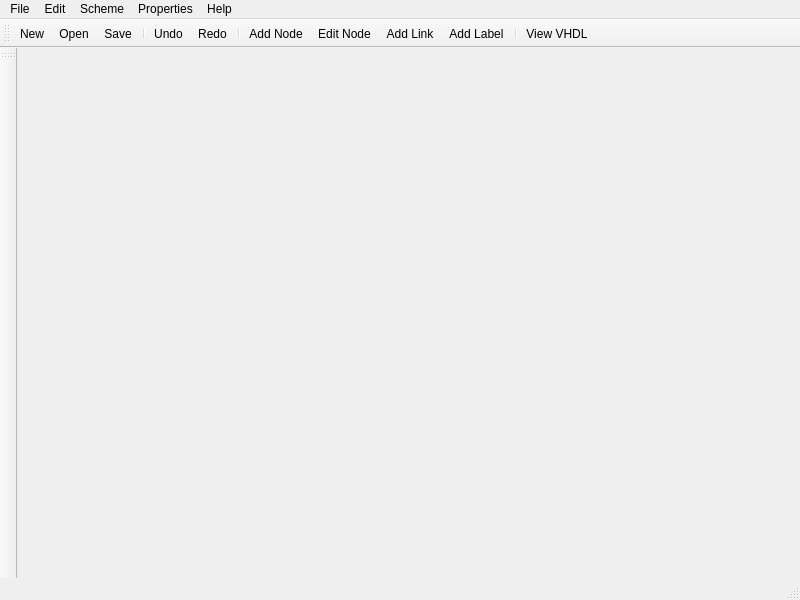
<?xml version="1.0" encoding="UTF-8"?>
<ui version="4.0">
 <class>MainWindow</class>
 <widget class="QMainWindow" name="MainWindow">
  <property name="geometry">
   <rect>
    <x>0</x>
    <y>0</y>
    <width>800</width>
    <height>600</height>
   </rect>
  </property>
  <property name="windowTitle">
   <string>SVE</string>
  </property>
  <widget class="QWidget" name="centralWidget">
   <property name="enabled">
    <bool>true</bool>
   </property>
  </widget>
  <widget class="QMenuBar" name="menuBar">
   <property name="geometry">
    <rect>
     <x>0</x>
     <y>0</y>
     <width>800</width>
     <height>25</height>
    </rect>
   </property>
   <widget class="QMenu" name="mFile">
    <property name="title">
     <string>File</string>
    </property>
    <addaction name="aNew"/>
    <addaction name="aOpen"/>
    <addaction name="aSave"/>
    <addaction name="aSaveAs"/>
    <addaction name="aOptions"/>
    <addaction name="aQuit"/>
   </widget>
   <widget class="QMenu" name="mEdit">
    <property name="title">
     <string>Edit</string>
    </property>
    <addaction name="aUndo"/>
    <addaction name="aRedo"/>
    <addaction name="aCopy"/>
    <addaction name="aCut"/>
    <addaction name="aPaste"/>
   </widget>
   <widget class="QMenu" name="aScheme">
    <property name="title">
     <string>Scheme</string>
    </property>
    <addaction name="aAddNode"/>
    <addaction name="aAddLink"/>
    <addaction name="aAddLabel"/>
    <addaction name="separator"/>
    <addaction name="aViewVHDL"/>
    <addaction name="aEdit"/>
   </widget>
   <widget class="QMenu" name="mProperties">
    <property name="title">
     <string>Properties</string>
    </property>
    <addaction name="aPlugins"/>
    <addaction name="aSettings"/>
   </widget>
   <widget class="QMenu" name="mInfo">
    <property name="title">
     <string>Help</string>
    </property>
    <addaction name="aAbout"/>
    <addaction name="aMan"/>
    <addaction name="aQt"/>
    <addaction name="aLicence"/>
   </widget>
   <addaction name="mFile"/>
   <addaction name="mEdit"/>
   <addaction name="aScheme"/>
   <addaction name="mProperties"/>
   <addaction name="mInfo"/>
  </widget>
  <widget class="QToolBar" name="mainToolBar">
   <property name="iconSize">
    <size>
     <width>24</width>
     <height>24</height>
    </size>
   </property>
   <attribute name="toolBarArea">
    <enum>TopToolBarArea</enum>
   </attribute>
   <attribute name="toolBarBreak">
    <bool>false</bool>
   </attribute>
   <addaction name="aNew"/>
   <addaction name="aOpen"/>
   <addaction name="aSave"/>
   <addaction name="separator"/>
   <addaction name="aUndo"/>
   <addaction name="aRedo"/>
   <addaction name="separator"/>
   <addaction name="aAddNode"/>
   <addaction name="aEdit"/>
   <addaction name="aAddLink"/>
   <addaction name="aAddLabel"/>
   <addaction name="separator"/>
   <addaction name="aViewVHDL"/>
  </widget>
  <widget class="QStatusBar" name="statusBar"/>
  <widget class="QToolBar" name="pluginBar">
   <property name="windowTitle">
    <string>toolBar</string>
   </property>
   <property name="allowedAreas">
    <set>Qt::AllToolBarAreas</set>
   </property>
   <attribute name="toolBarArea">
    <enum>LeftToolBarArea</enum>
   </attribute>
   <attribute name="toolBarBreak">
    <bool>false</bool>
   </attribute>
  </widget>
  <action name="aNew">
   <property name="icon">
    <iconset resource="ui.qrc">
     <normaloff>:/icons/file-new</normaloff>:/icons/file-new</iconset>
   </property>
   <property name="text">
    <string>New</string>
   </property>
   <property name="shortcut">
    <string>Ctrl+N</string>
   </property>
  </action>
  <action name="aOpen">
   <property name="icon">
    <iconset>
     <normaloff>:/icons/file-open</normaloff>:/icons/file-open</iconset>
   </property>
   <property name="text">
    <string>Open</string>
   </property>
   <property name="shortcut">
    <string>Ctrl+O</string>
   </property>
  </action>
  <action name="aSave">
   <property name="icon">
    <iconset>
     <normaloff>:/icons/file-save</normaloff>:/icons/file-save</iconset>
   </property>
   <property name="text">
    <string>Save</string>
   </property>
   <property name="shortcut">
    <string>Ctrl+S</string>
   </property>
  </action>
  <action name="aSaveAs">
   <property name="icon">
    <iconset>
     <normaloff>:/icons/file-save</normaloff>:/icons/file-save</iconset>
   </property>
   <property name="text">
    <string>Save as</string>
   </property>
  </action>
  <action name="aQuit">
   <property name="icon">
    <iconset>
     <normaloff>:/icons/file-exit</normaloff>:/icons/file-exit</iconset>
   </property>
   <property name="text">
    <string>Quit</string>
   </property>
   <property name="shortcut">
    <string>Ctrl+Q</string>
   </property>
  </action>
  <action name="aUndo">
   <property name="icon">
    <iconset>
     <normaloff>:/icons/edit-undo</normaloff>:/icons/edit-undo</iconset>
   </property>
   <property name="text">
    <string>Undo</string>
   </property>
   <property name="shortcut">
    <string>Ctrl+Z</string>
   </property>
  </action>
  <action name="aRedo">
   <property name="icon">
    <iconset>
     <normaloff>:/icons/edit-redo</normaloff>:/icons/edit-redo</iconset>
   </property>
   <property name="text">
    <string>Redo</string>
   </property>
   <property name="shortcut">
    <string>Ctrl+Y</string>
   </property>
  </action>
  <action name="aCopy">
   <property name="icon">
    <iconset>
     <normaloff>:/icons/edit-copy</normaloff>:/icons/edit-copy</iconset>
   </property>
   <property name="text">
    <string>Copy</string>
   </property>
   <property name="shortcut">
    <string>Ctrl+C</string>
   </property>
  </action>
  <action name="aCut">
   <property name="icon">
    <iconset>
     <normaloff>:/icons/edit-cut</normaloff>:/icons/edit-cut</iconset>
   </property>
   <property name="text">
    <string>Cut</string>
   </property>
   <property name="shortcut">
    <string>Ctrl+X</string>
   </property>
  </action>
  <action name="aPaste">
   <property name="icon">
    <iconset>
     <normaloff>:/icons/edit-paste</normaloff>:/icons/edit-paste</iconset>
   </property>
   <property name="text">
    <string>Paste</string>
   </property>
   <property name="shortcut">
    <string>Ctrl+V</string>
   </property>
  </action>
  <action name="aAddNode">
   <property name="icon">
    <iconset>
     <normaloff>:/icons/scheme-add-node</normaloff>:/icons/scheme-add-node</iconset>
   </property>
   <property name="text">
    <string>Add Node</string>
   </property>
   <property name="shortcut">
    <string>Ctrl+E</string>
   </property>
  </action>
  <action name="aViewVHDL">
   <property name="icon">
    <iconset>
     <normaloff>:/icons/scheme-vhdl</normaloff>:/icons/scheme-vhdl</iconset>
   </property>
   <property name="text">
    <string>View VHDL</string>
   </property>
  </action>
  <action name="aEdit">
   <property name="icon">
    <iconset>
     <normaloff>:/icons/scheme-edit</normaloff>:/icons/scheme-edit</iconset>
   </property>
   <property name="text">
    <string>Edit Node</string>
   </property>
   <property name="shortcut">
    <string>Ctrl+D</string>
   </property>
  </action>
  <action name="aPlugins">
   <property name="icon">
    <iconset>
     <normaloff>:/icons/properties-plugins</normaloff>:/icons/properties-plugins</iconset>
   </property>
   <property name="text">
    <string>Plugins</string>
   </property>
  </action>
  <action name="aSettings">
   <property name="icon">
    <iconset>
     <normaloff>:/icons/properties-settings</normaloff>:/icons/properties-settings</iconset>
   </property>
   <property name="text">
    <string>Settings</string>
   </property>
  </action>
  <action name="aAddLink">
   <property name="icon">
    <iconset>
     <normaloff>:/icons/scheme-add-link</normaloff>:/icons/scheme-add-link</iconset>
   </property>
   <property name="text">
    <string>Add Link</string>
   </property>
   <property name="shortcut">
    <string>Ctrl+R</string>
   </property>
  </action>
  <action name="aAddLabel">
   <property name="icon">
    <iconset>
     <normaloff>:/icons/scheme-add-label</normaloff>:/icons/scheme-add-label</iconset>
   </property>
   <property name="text">
    <string>Add Label</string>
   </property>
   <property name="shortcut">
    <string>Ctrl+T</string>
   </property>
  </action>
  <action name="aAbout">
   <property name="icon">
    <iconset>
     <normaloff>:/icons/help-about</normaloff>:/icons/help-about</iconset>
   </property>
   <property name="text">
    <string>About</string>
   </property>
   <property name="toolTip">
    <string>About</string>
   </property>
  </action>
  <action name="aMan">
   <property name="icon">
    <iconset>
     <normaloff>:/icons/help-man</normaloff>:/icons/help-man</iconset>
   </property>
   <property name="text">
    <string>User Manual</string>
   </property>
   <property name="toolTip">
    <string>User Manual</string>
   </property>
  </action>
  <action name="aQt">
   <property name="text">
    <string>About Qt</string>
   </property>
   <property name="toolTip">
    <string>About Qt</string>
   </property>
  </action>
  <action name="aLicence">
   <property name="icon">
    <iconset>
     <normaloff>:/icons/help-license</normaloff>:/icons/help-license</iconset>
   </property>
   <property name="text">
    <string>Licence</string>
   </property>
   <property name="toolTip">
    <string>Licence</string>
   </property>
  </action>
  <action name="aOptions">
   <property name="text">
    <string>Options</string>
   </property>
  </action>
 </widget>
 <layoutdefault spacing="6" margin="11"/>
 <resources>
  <include location="ui.qrc"/>
 </resources>
 <connections/>
</ui>
